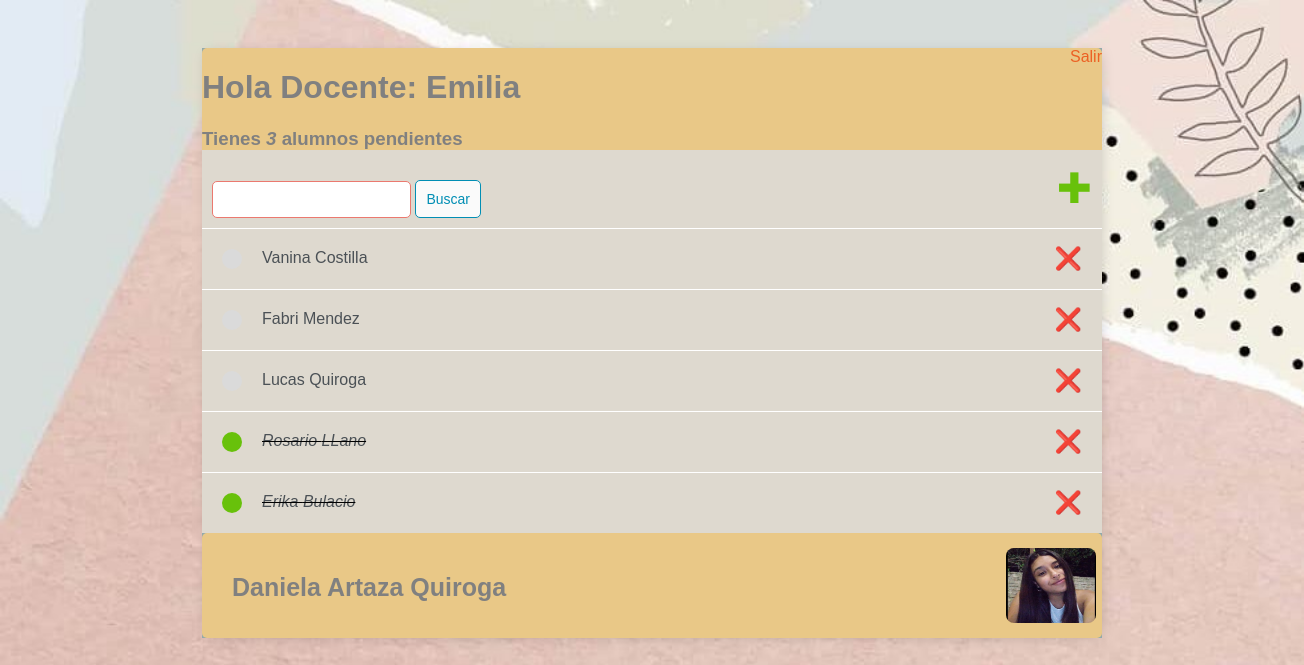
Screenshot of / (signed in) with the database file from the repository.
### base/models.py (models this page shows, shortened)
class Alumno(models.Model):
    usuario =models.ForeignKey(User,
                                on_delete=models.CASCADE,
                                null= True,
                                blank=True)
    nombre =models.CharField(max_length=200)
    apellido =models.CharField(max_length=200)
    completo =models.BooleanField(default=False)
    creado =models.DateTimeField(auto_now_add=True)
    class Meta:
        ordering = ["completo"]

### base/views.py (the view)
# urls.py: urlpatterns=[path("",ListaAlumnos.as_view(), name="alumnos"),
class ListaAlumnos(LoginRequiredMixin,ListView):
    model= Alumno
    context_object_name = 'alumnos'
    def get_context_data(self, **kwargs):
        context=super().get_context_data(**kwargs)
        context['alumnos'] = context['alumnos'].filter(usuario=self.request.user)
        context['count'] = context['alumnos'].filter(completo=False).count()
        valor_buscado = self.request.GET.get('area-buscar') or ''
        if valor_buscado:
            context['alumnos'] = context['alumnos'].filter(nombre__icontains=valor_buscado)
        context['valor_buscado'] = valor_buscado
        return context

### base/templates/base/alumno_list.html
{% extends 'base/principal.html' %}
 {% block content %}
 {% load static %}
<div class="barra-superior">
    <div>
        <h1>Hola Docente: {{request.user|title}}</h1>
        <h3  style="margin:0">Tienes <i>{{count}}</i> alumno{{count|pluralize}} pendiente{{count|pluralize}}</h3>
    </div>
    {% if request.user.is_authenticated %}
        <div class="enlace-salir-container" >
          <span> <a style="color:#EC6124;" href="{% url 'logout' %}">Salir</a></span>
        </div>
    {% else %}
       <a href="{% url 'login' %}" class="enlace-salir">Ingresar</a>
    {% endif %}
</div>
<div id="envoltorio-agregar-buscar">
    <form method="GET" style="margin-top: 20px; display; flex;">
      <input type="text" name="area-buscar" value="{{valor_buscado}}">
      <input class="boton" type="submit" value="Buscar">
    </form>
    <a id="enlace-agregar" href ="{% url 'crear-alumnos' %}">&#x271A;</a>
</div>
<div class="envoltorio-items-alumno">
    {% for alumno in alumnos %}
    <div class="envoltorio-alumno">
        {% if alumno.completo %}
        <div class="nombre-alumno">
            <div class="icono-alumno-completa"></div>
            <i><s><a  class="editar-alumno" href="{% url 'editar-alumnos' alumno.id %}">{{alumno.nombre}} {{alumno.apellido}}</a></i></s>
        </div>
        <a class="enlace-eliminar" href="{% url 'eliminar-alumnos' alumno.id %}">&#x274C;</a>
        {% else %}
        <div class="nombre-alumno">
            <div class="icono-alumno-incompleta"></div>
            <a href="{% url 'editar-alumnos' alumno.id %}">{{alumno.nombre}} {{alumno.apellido}}</a>
        </div>
        <a class="enlace-eliminar" href="{% url 'eliminar-alumnos' alumno.id %}">&#x274C;</a>
        {% endif %}
    </div>
    {% empty%}
    <h3>No hay alumnos en la lista</h3>
    {% endfor %}
</div>
<div class="pie">
     <h3>Daniela Artaza Quiroga</h3>
    <span><a><img src="{%static 'foto.jpeg' %}"></a></span>
</div>
{% endblock content %}

### base/templates/base/principal.html (shortened to what this page needs)
<!DOCTYPE html>
<html lang="es">
<head>
    {% load static %}
</head>
<body>
    <div class="container">
        {% block content %}
        {% endblock content %}
    </div>
</body>
</html>

### rows the page displays
Alumno: nombre "Vanina", apellido "Costilla"
Alumno: nombre "Fabri", apellido "Mendez"
Alumno: nombre "Lucas", apellido "Quiroga"
Alumno: nombre "Rosario", apellido "LLano"
Alumno: nombre "Erika", apellido "Bulacio"

### other values shown
{{ request.user|title }} "Emilia"
{{ count }} "3"
